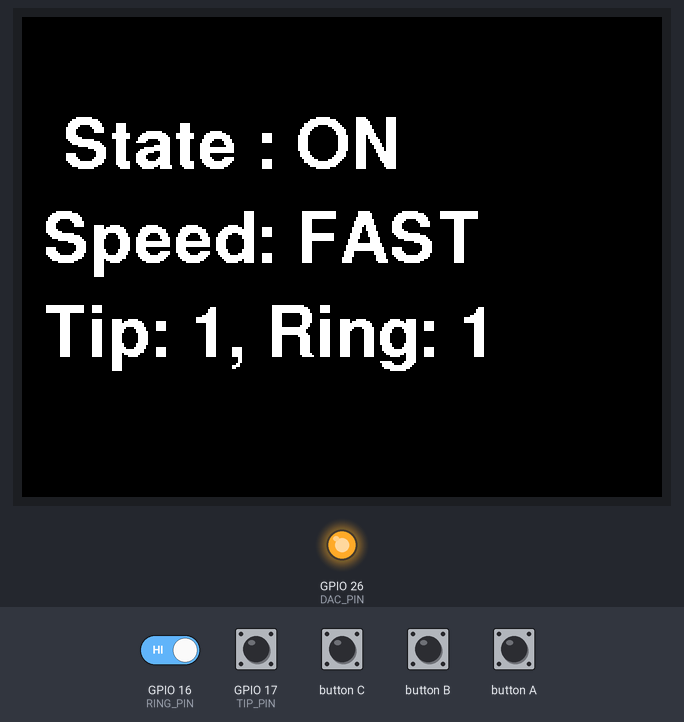
The program below on a simulated ESP32. On the bench: 320×240 colour display, output pins drawn as LEDs (lit = HIGH). Inputs (shaded band) come from the test bench; at power-on: GPIO 16 (RING_PIN) HIGH, GPIO 17 (TIP_PIN) HIGH.

Above: at 1.5 s.
1.6 s: GPIO 16 (RING_PIN) driven LOW
At 2.9 s:
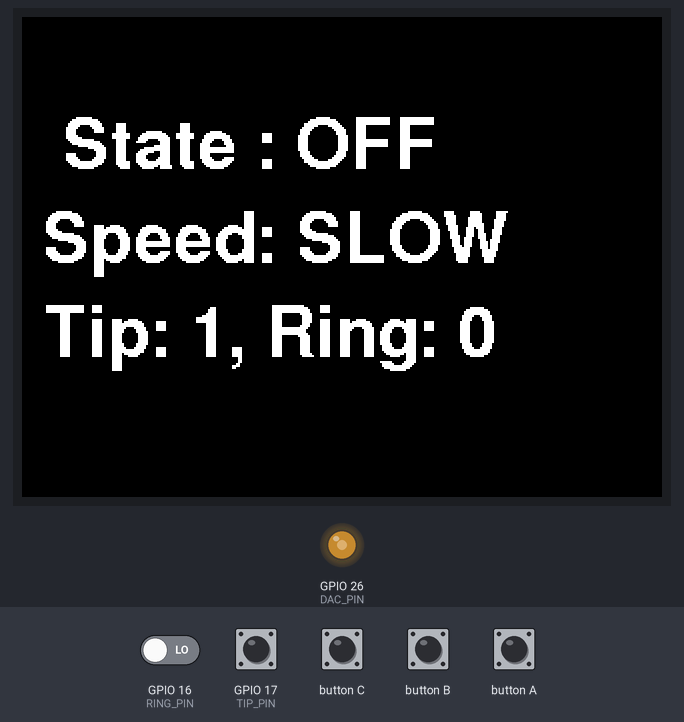
4.6 s: GPIO 17 (TIP_PIN) pulled LOW for 1 s
At 5.5 s:
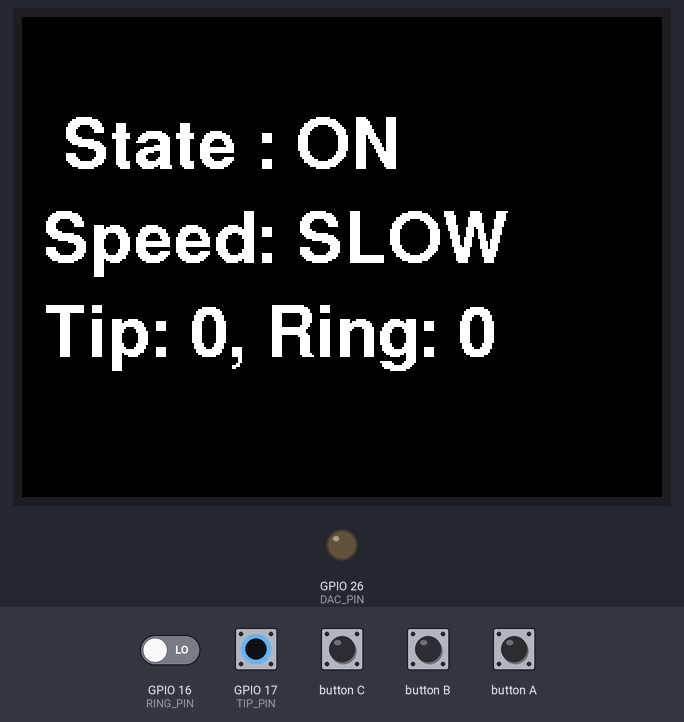
7.1 s: GPIO 16 (RING_PIN) driven HIGH
At 7.21 s:
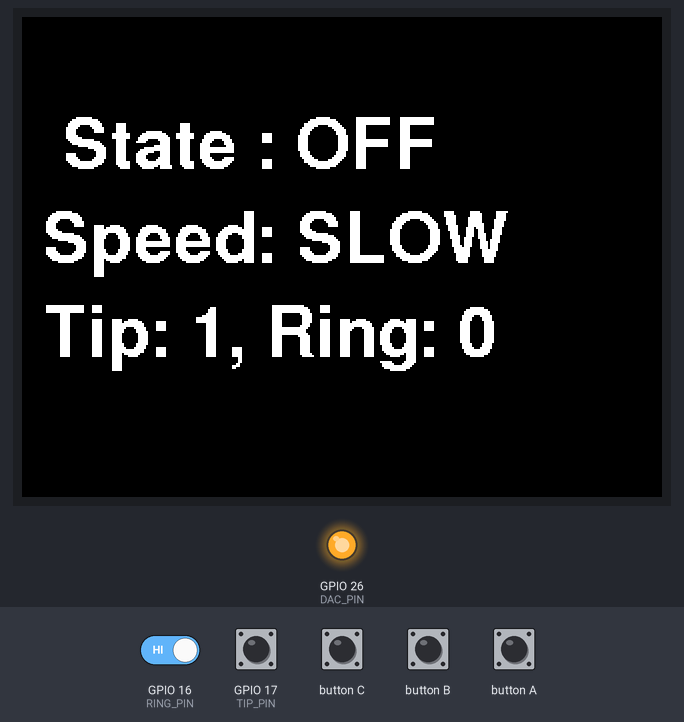
8.8 s: GPIO 17 (TIP_PIN) pulled LOW for 1 s
At 9.8 s:
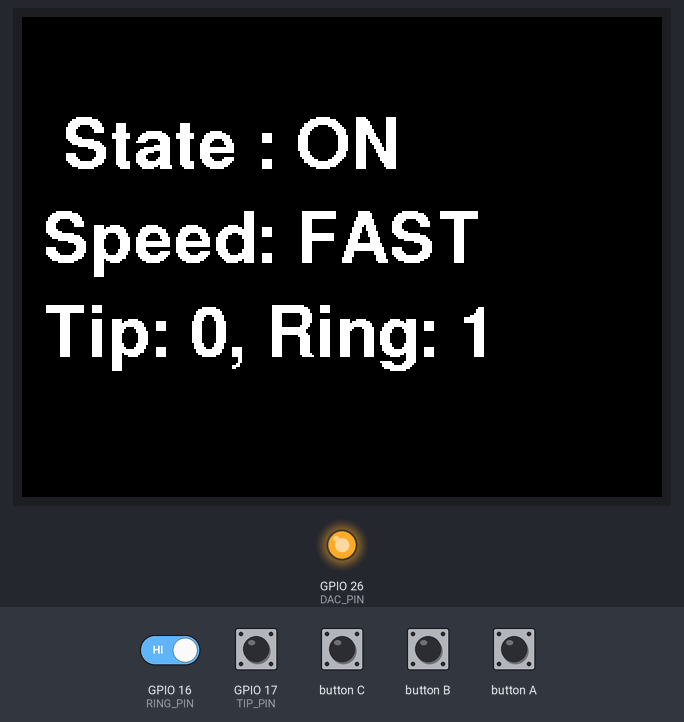
Timing chart, 0 to 11.8 s (numbered marks = the images above; inputs shaded):
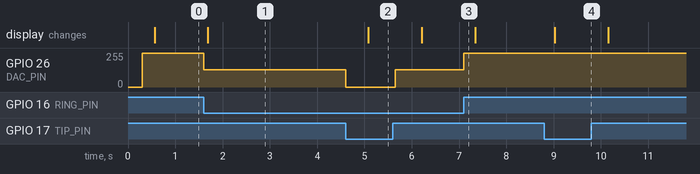

The program:

main.cpp
```cpp
#include <Arduino.h>
#include <M5Unified.h>

typedef struct {
  bool leslieON;
  bool leslieFast;
} LeslieState;
/*
       A_Y   A_W	 B_Y   B_W   C_Y   C_W
M5Go   G21   G22   G26   G36   G16   G17
CoreS3  G2    G1    G9    G8   G17   G18
 */

// 🟦 Port C 🟦
#ifdef CORE
static constexpr int TIP_PIN  = GPIO_NUM_18;  // RUN/STOP (tip)
static constexpr int RING_PIN = GPIO_NUM_17;  // SLOW/FAST (ring)
const int DAC_PIN = GPIO_NUM_9; //  ⬛️ Port B ⬛️  yellow wire
#else
static constexpr int TIP_PIN  = GPIO_NUM_17;  // RUN/STOP (tip)
static constexpr int RING_PIN = GPIO_NUM_16;  // SLOW/FAST (ring)
const int DAC_PIN = GPIO_NUM_26; //  ⬛️ Port B ⬛️  yellow wire
#endif

LeslieState leslie = { false, false };

// DAC configuration
const int DAC_MAX = 255; // 8-bit DAC (0-3.3V)

// Display update
unsigned long lastDisplayUpdate = 0;
const int DISPLAY_INTERVAL = 500; // ms

  bool sw1 = false;
  bool sw2 = false;

void updateDisplay();
void updateLeslieState();

void setup() {
  //Serial.begin(115200);
  auto cfg = M5.config();
  M5.begin(cfg);

  // Initialize DAC
  dacWrite(DAC_PIN, 0);

  // Initialize Half Moon
  pinMode(TIP_PIN, INPUT_PULLUP );
  pinMode(RING_PIN, INPUT );

  // Setup display
  M5.Display.setRotation(1);
  M5.Display.fillScreen(BLACK);
  M5.Display.setTextSize(1);
  M5.Display.setTextColor(WHITE, BLACK);
  M5.Display.setFont(&FreeSansBold18pt7b);
  M5.Display.clear();
}

void loop() {
  static int dacValue = 0;

  M5.update();

  updateLeslieState();
    // Output to DAC
  if( ! leslie.leslieON )
    dacValue = 128;
  else if( leslie.leslieFast )
    dacValue = 255;
  else
    dacValue = 0;

  dacWrite(DAC_PIN, dacValue);

  static long lastDisplayUpdate = 0;
  if( millis() - lastDisplayUpdate > DISPLAY_INTERVAL ) {
    updateDisplay();
    lastDisplayUpdate = millis();
  }
  delay(10);
}

void updateDisplay() {
  // Clear previous values area
  M5.Display.fillRect(130, 35, 125, 110, BLACK );

  // Display pitch (tilt angle)
  M5.Display.setCursor(10, 50);
  M5.Display.printf(" State : %s", leslie.leslieON ? "ON" : "OFF" );

  // Display roll (for reference)
  M5.Display.setCursor(10, M5.Display.getCursorY() + M5.Display.fontHeight()+5 );
  M5.Display.printf("Speed: %s", leslie.leslieFast ? "FAST" : "SLOW" );
  M5.Display.setCursor(10, M5.Display.getCursorY() + M5.Display.fontHeight()+5);
  M5.Display.printf("Tip: %d, Ring: %d", sw1, sw2 );
}

void updateLeslieState() {
  sw1 = digitalRead(TIP_PIN);
  sw2 = digitalRead(RING_PIN);

  if (sw2 == LOW) {
    leslie.leslieFast = false;
    leslie.leslieON = (sw1 == LOW);   // LL -> ON, HL -> OFF
  } else if (sw1 == HIGH) {
    leslie.leslieON = true;           // HH -> ON/FAST
    leslie.leslieFast = true;
  }

  return;
}
```

Measured:
- after the input at 1.6 s, GPIO 26 (DAC_PIN): 255/255 → 128/255 at once; the display: changes after 0.09 s (image 1)
- after the input at 4.6 s, GPIO 26 (DAC_PIN): 128/255 → 0/255 at once, → 128/255 1.0 s later; the display: changes after 0.48 s (image 2)
- after the input at 7.1 s, GPIO 26 (DAC_PIN): 128/255 → 255/255 at once
- after the input at 8.8 s, the display: changes after 0.23 s (image 4)
